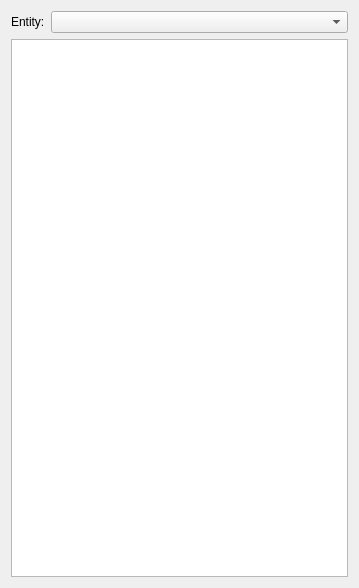
<?xml version="1.0" encoding="UTF-8"?>
<ui version="4.0">
 <class>Form</class>
 <widget class="QWidget" name="Form">
  <property name="geometry">
   <rect>
    <x>0</x>
    <y>0</y>
    <width>359</width>
    <height>588</height>
   </rect>
  </property>
  <property name="windowTitle">
   <string>Form</string>
  </property>
  <layout class="QVBoxLayout" name="verticalLayout">
   <item>
    <layout class="QHBoxLayout" name="horizontalLayout" stretch="0,1">
     <item>
      <widget class="QLabel" name="label">
       <property name="text">
        <string>Entity:</string>
       </property>
      </widget>
     </item>
     <item>
      <widget class="QComboBox" name="entityListBox"/>
     </item>
    </layout>
   </item>
   <item>
    <widget class="QTreeView" name="treeView">
     <property name="alternatingRowColors">
      <bool>true</bool>
     </property>
     <property name="sortingEnabled">
      <bool>true</bool>
     </property>
    </widget>
   </item>
  </layout>
 </widget>
 <resources/>
 <connections/>
</ui>
